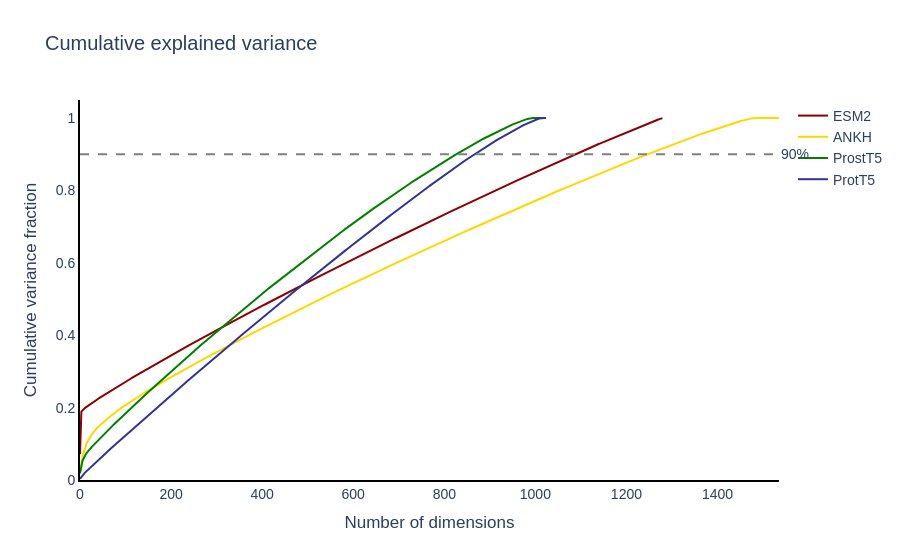

The code cell stored with this chart in its notebook:
### Code cell
var_dict = aniso.data["variance_per_dim"]

fig = go.Figure()
for model, var in var_dict.items():
    sorted_var = np.sort(var)[::-1]
    cumvar = np.cumsum(sorted_var) / sorted_var.sum()
    n90 = int(np.searchsorted(cumvar, 0.90)) + 1
    print(f"{model}: {n90} dims capture 90% of variance (out of {len(var)})")
    fig.add_trace(go.Scatter(
        x=np.arange(len(cumvar)), y=cumvar,
        mode="lines", name=model,
        line=dict(color=colors[model], width=2),
    ))

fig.add_hline(y=0.90, line_dash="dash", line_color="grey",
              annotation_text="90%", annotation_position="right")
fig.update_layout(
    title="Cumulative explained variance",
    xaxis_title="Number of dimensions",
    yaxis_title="Cumulative variance fraction",
    yaxis=dict(range=[0, 1.05]),
    template="plotly_white",
    font=dict(family="Arial", size=14),
)
fig.update_xaxes(showline=True, linecolor="black", linewidth=2, showgrid=False)
fig.update_yaxes(showline=True, linecolor="black", linewidth=2, showgrid=False)
fig.show()

### Figure 1 — Plotly figure (JSON) as saved in the notebook; plotly's stock layout.template omitted (floating-point values rounded to 4 significant figures; data arrays with more than 128 entries replaced by an {"elided": "..."} marker saying what was removed)
{"data": [{"line": {"color": "#8B0000", "width": 2}, "mode": "lines", "name": "ESM2", "type": "scatter", "x": {"elided": "1280 int values"}, "y": {"elided": "1280 float values"}}, {"line": {"color": "#FFD700", "width": 2}, "mode": "lines", "name": "ANKH", "type": "scatter", "x": {"elided": "1536 int values"}, "y": {"elided": "1536 float values"}}, {"line": {"color": "#008000", "width": 2}, "mode": "lines", "name": "ProstT5", "type": "scatter", "x": {"elided": "1024 int values"}, "y": {"elided": "1024 float values"}}, {"line": {"color": "#303496", "width": 2}, "mode": "lines", "name": "ProtT5", "type": "scatter", "x": {"elided": "1024 int values"}, "y": {"elided": "1024 float values"}}], "layout": {"annotations": [{"showarrow": false, "text": "90%", "x": 1, "xanchor": "left", "xref": "x domain", "y": 0.9, "yanchor": "middle", "yref": "y"}], "font": {"family": "Arial", "size": 14}, "shapes": [{"line": {"color": "grey", "dash": "dash"}, "type": "line", "x0": 0, "x1": 1, "xref": "x domain", "y0": 0.9, "y1": 0.9, "yref": "y"}], "title": {"text": "Cumulative explained variance"}, "xaxis": {"linecolor": "black", "linewidth": 2, "showgrid": false, "showline": true, "title": {"text": "Number of dimensions"}}, "yaxis": {"linecolor": "black", "linewidth": 2, "range": [0, 1.05], "showgrid": false, "showline": true, "title": {"text": "Cumulative variance fraction"}}}}
